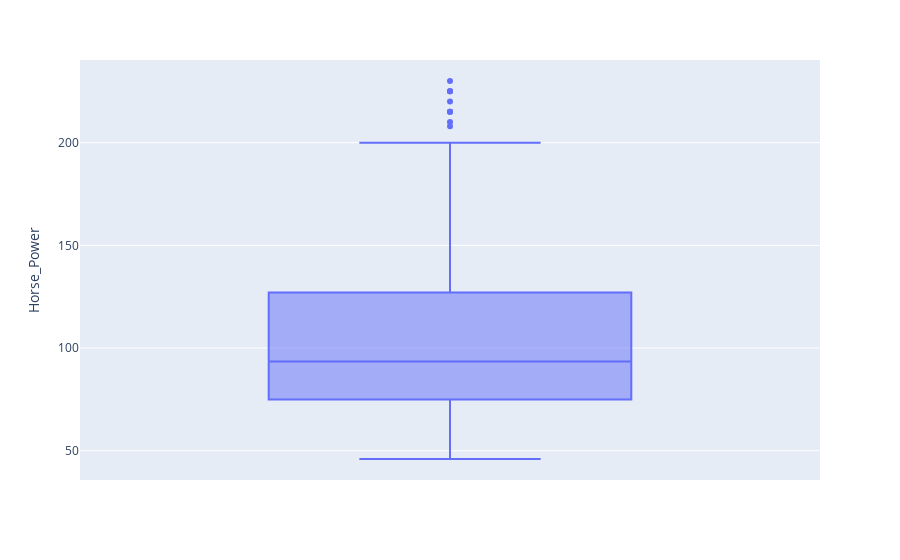

This figure's notebook cell:
### Code cell
fig = px.box(data_frame= df1, y="Horse_Power")
fig.show()

### Figure 1 — Plotly figure (JSON) as saved in the notebook; plotly's stock layout.template omitted (floating-point values rounded to 4 significant figures; data arrays with more than 128 entries replaced by an {"elided": "..."} marker saying what was removed)
{"data": [{"alignmentgroup": "True", "hovertemplate": "Horse_Power=%{y}<extra></extra>", "legendgroup": "", "marker": {"color": "#636efa"}, "name": "", "notched": false, "offsetgroup": "", "orientation": "v", "showlegend": false, "type": "box", "x0": " ", "xaxis": "x", "y": {"elided": "392 str values"}, "y0": " ", "yaxis": "y"}], "layout": {"boxmode": "group", "legend": {"tracegroupgap": 0}, "margin": {"t": 60}, "xaxis": {"anchor": "y", "domain": [0, 1]}, "yaxis": {"anchor": "x", "domain": [0, 1], "title": {"text": "Horse_Power"}}}}
